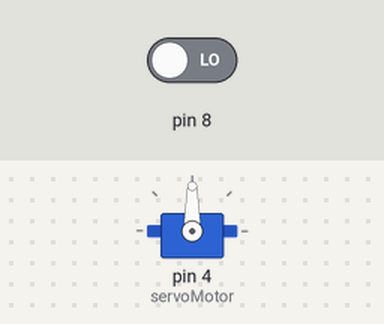
Simulated run of this sketch. Board: Arduino Uno, built with avr-gcc and run on an emulated ATmega328P. Shown: servo. The inputs (shaded band) are chosen by the test bench; at power-on: pin 8 LOW. What the sketch prints to the serial monitor is not drawn.

Above: at 1.2 s.
1.3 s: pin 8 driven HIGH
At 1.7 s:
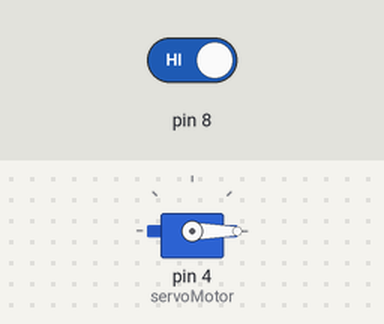
Timing chart, 0 to 4.3 s (numbered marks = the images above; inputs shaded):
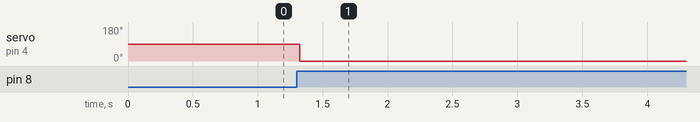

The sketch:

Servo.ino
```cpp
#include <Servo.h>

Servo servoMotor;
int estado=0;
int estadoAnterior=0;
int salida=0;

void setup() {

  Serial.begin(9600);

  servoMotor.attach(4);
  pinMode(8, INPUT);
  Serial.begin(9600);
}

void loop() {
  Serial.println(estado);
  estado = digitalRead(8);
  if(estado==HIGH&&estadoAnterior==LOW){
    salida=1-salida;
    delay(20);
  }
  estadoAnterior=estado;
  if(salida == 1){
    servoMotor.write(0);
    delay(1000);


    salida=0;
  }
  else{
  }

}
```

Measured:
- after the input at 1.3 s, servo on pin 4 (servoMotor): 90° → 0° at once
